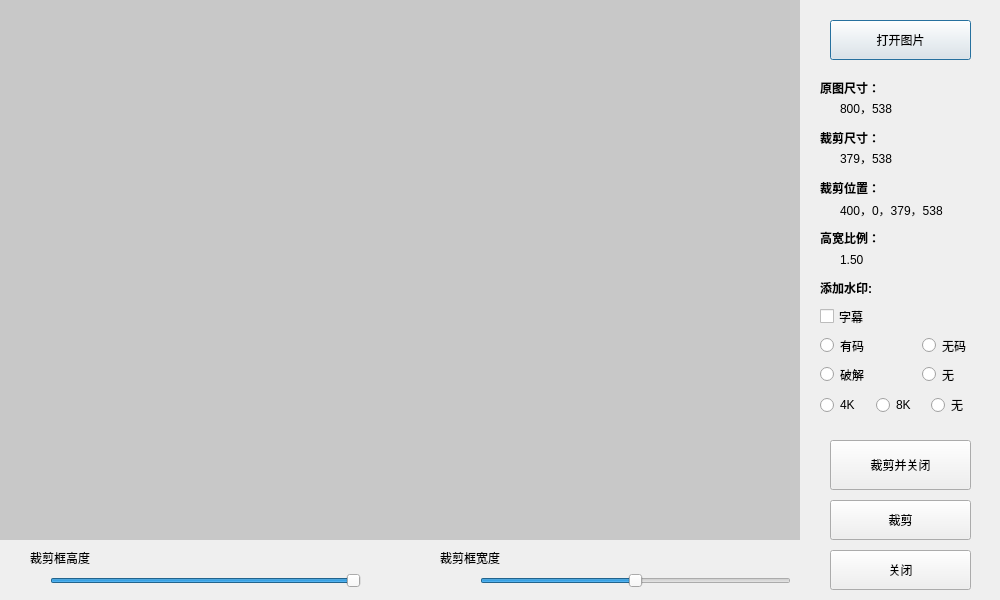
<?xml version="1.0" encoding="UTF-8"?>
<ui version="4.0">
    <class>Dialog_cut_poster</class>
    <widget class="QDialog" name="Dialog_cut_poster">
        <property name="geometry">
            <rect>
                <x>0</x>
                <y>0</y>
                <width>1000</width>
                <height>600</height>
            </rect>
        </property>
        <property name="windowTitle">
            <string>封面图片裁剪</string>
        </property>
        <widget class="QWidget" name="widget_cutimage" native="true">
            <property name="geometry">
                <rect>
                    <x>0</x>
                    <y>0</y>
                    <width>800</width>
                    <height>540</height>
                </rect>
            </property>
            <property name="autoFillBackground">
                <bool>false</bool>
            </property>
            <property name="styleSheet">
                <string notr="true">background-color: rgb(200, 200, 200);</string>
            </property>
            <widget class="QLabel" name="label_backgroud_pic">
                <property name="geometry">
                    <rect>
                        <x>0</x>
                        <y>0</y>
                        <width>800</width>
                        <height>540</height>
                    </rect>
                </property>
                <property name="text">
                    <string/>
                </property>
                <property name="alignment">
                    <set>Qt::AlignCenter</set>
                </property>
            </widget>
        </widget>
        <widget class="QWidget" name="widget" native="true">
            <property name="geometry">
                <rect>
                    <x>800</x>
                    <y>0</y>
                    <width>200</width>
                    <height>600</height>
                </rect>
            </property>
            <widget class="QLabel" name="label_2">
                <property name="geometry">
                    <rect>
                        <x>20</x>
                        <y>280</y>
                        <width>131</width>
                        <height>16</height>
                    </rect>
                </property>
                <property name="font">
                    <font>
                        <weight>75</weight>
                        <bold>true</bold>
                    </font>
                </property>
                <property name="text">
                    <string>添加水印:</string>
                </property>
            </widget>
            <widget class="QPushButton" name="pushButton_open_pic">
                <property name="geometry">
                    <rect>
                        <x>30</x>
                        <y>20</y>
                        <width>141</width>
                        <height>40</height>
                    </rect>
                </property>
                <property name="text">
                    <string>打开图片</string>
                </property>
            </widget>
            <widget class="QLabel" name="label_3">
                <property name="geometry">
                    <rect>
                        <x>20</x>
                        <y>80</y>
                        <width>131</width>
                        <height>16</height>
                    </rect>
                </property>
                <property name="font">
                    <font>
                        <weight>75</weight>
                        <bold>true</bold>
                    </font>
                </property>
                <property name="text">
                    <string>原图尺寸：</string>
                </property>
            </widget>
            <widget class="QLabel" name="label">
                <property name="geometry">
                    <rect>
                        <x>20</x>
                        <y>230</y>
                        <width>59</width>
                        <height>16</height>
                    </rect>
                </property>
                <property name="font">
                    <font>
                        <weight>75</weight>
                        <bold>true</bold>
                    </font>
                </property>
                <property name="text">
                    <string>高宽比例：1.5</string>
                </property>
            </widget>
            <widget class="QLabel" name="label_origin_size">
                <property name="geometry">
                    <rect>
                        <x>40</x>
                        <y>100</y>
                        <width>91</width>
                        <height>16</height>
                    </rect>
                </property>
                <property name="text">
                    <string>800，538</string>
                </property>
            </widget>
            <widget class="QLabel" name="label_5">
                <property name="geometry">
                    <rect>
                        <x>20</x>
                        <y>130</y>
                        <width>131</width>
                        <height>16</height>
                    </rect>
                </property>
                <property name="font">
                    <font>
                        <weight>75</weight>
                        <bold>true</bold>
                    </font>
                </property>
                <property name="text">
                    <string>裁剪尺寸：</string>
                </property>
            </widget>
            <widget class="QLabel" name="label_cut_size">
                <property name="geometry">
                    <rect>
                        <x>40</x>
                        <y>150</y>
                        <width>91</width>
                        <height>16</height>
                    </rect>
                </property>
                <property name="text">
                    <string>379，538</string>
                </property>
            </widget>
            <widget class="QLabel" name="label_cut_postion">
                <property name="geometry">
                    <rect>
                        <x>40</x>
                        <y>200</y>
                        <width>131</width>
                        <height>20</height>
                    </rect>
                </property>
                <property name="text">
                    <string>400，0，379，538</string>
                </property>
            </widget>
            <widget class="QLabel" name="label_7">
                <property name="geometry">
                    <rect>
                        <x>20</x>
                        <y>180</y>
                        <width>131</width>
                        <height>16</height>
                    </rect>
                </property>
                <property name="font">
                    <font>
                        <weight>75</weight>
                        <bold>true</bold>
                    </font>
                </property>
                <property name="text">
                    <string>裁剪位置：</string>
                </property>
            </widget>
            <widget class="QLabel" name="label_cut_ratio">
                <property name="geometry">
                    <rect>
                        <x>40</x>
                        <y>250</y>
                        <width>111</width>
                        <height>20</height>
                    </rect>
                </property>
                <property name="text">
                    <string>1.50</string>
                </property>
            </widget>
            <widget class="QPushButton" name="pushButton_cut_close">
                <property name="geometry">
                    <rect>
                        <x>30</x>
                        <y>440</y>
                        <width>141</width>
                        <height>50</height>
                    </rect>
                </property>
                <property name="text">
                    <string>裁剪并关闭</string>
                </property>
            </widget>
            <widget class="QPushButton" name="pushButton_cut">
                <property name="geometry">
                    <rect>
                        <x>30</x>
                        <y>500</y>
                        <width>141</width>
                        <height>40</height>
                    </rect>
                </property>
                <property name="text">
                    <string>裁剪</string>
                </property>
            </widget>
            <widget class="QPushButton" name="pushButton_close">
                <property name="geometry">
                    <rect>
                        <x>30</x>
                        <y>550</y>
                        <width>141</width>
                        <height>40</height>
                    </rect>
                </property>
                <property name="text">
                    <string>关闭</string>
                </property>
            </widget>
            <widget class="QWidget" name="gridLayoutWidget">
                <property name="geometry">
                    <rect>
                        <x>20</x>
                        <y>305</y>
                        <width>300</width>
                        <height>81</height>
                    </rect>
                </property>
                <layout class="QGridLayout" name="gridLayout">
                    <item row="2" column="1">
                        <widget class="QRadioButton" name="radioButton_add_no">
                            <property name="text">
                                <string>无</string>
                            </property>
                        </widget>
                    </item>
                    <item row="1" column="1">
                        <widget class="QRadioButton" name="radioButton_add_uncensored">
                            <property name="text">
                                <string>无码</string>
                            </property>
                        </widget>
                    </item>
                    <item row="1" column="0">
                        <widget class="QRadioButton" name="radioButton_add_censored">
                            <property name="text">
                                <string>有码</string>
                            </property>
                        </widget>
                    </item>
                    <item row="1" column="2">
                        <widget class="QRadioButton" name="radioButton_add_leak">
                            <property name="text">
                                <string>流出</string>
                            </property>
                        </widget>
                    </item>
                    <item row="2" column="0">
                        <widget class="QRadioButton" name="radioButton_add_umr">
                            <property name="text">
                                <string>破解</string>
                            </property>
                        </widget>
                    </item>
                    <item row="0" column="0">
                        <widget class="QCheckBox" name="checkBox_add_sub">
                            <property name="text">
                                <string>字幕</string>
                            </property>
                        </widget>
                    </item>
                </layout>
            </widget>
            <widget class="QWidget" name="">
                <property name="geometry">
                    <rect>
                        <x>20</x>
                        <y>390</y>
                        <width>161</width>
                        <height>31</height>
                    </rect>
                </property>
                <layout class="QHBoxLayout" name="horizontalLayout">
                    <item>
                        <widget class="QRadioButton" name="radioButton_add_4k">
                            <property name="text">
                                <string>4K</string>
                            </property>
                        </widget>
                    </item>
                    <item>
                        <widget class="QRadioButton" name="radioButton_add_8k">
                            <property name="text">
                                <string>8K</string>
                            </property>
                        </widget>
                    </item>
                    <item>
                        <widget class="QRadioButton" name="radioButton_add_no_2">
                            <property name="text">
                                <string>无</string>
                            </property>
                        </widget>
                    </item>
                </layout>
            </widget>
        </widget>
        <widget class="QWidget" name="widget_2" native="true">
            <property name="geometry">
                <rect>
                    <x>0</x>
                    <y>540</y>
                    <width>800</width>
                    <height>60</height>
                </rect>
            </property>
            <property name="styleSheet">
                <string notr="true"/>
            </property>
            <widget class="QPushButton" name="pushButton_to_cut_2">
                <property name="geometry">
                    <rect>
                        <x>30</x>
                        <y>520</y>
                        <width>141</width>
                        <height>61</height>
                    </rect>
                </property>
                <property name="text">
                    <string>确定裁剪</string>
                </property>
            </widget>
            <widget class="QSlider" name="horizontalSlider_right">
                <property name="geometry">
                    <rect>
                        <x>480</x>
                        <y>30</y>
                        <width>311</width>
                        <height>21</height>
                    </rect>
                </property>
                <property name="maximum">
                    <number>10000</number>
                </property>
                <property name="singleStep">
                    <number>1</number>
                </property>
                <property name="value">
                    <number>5000</number>
                </property>
                <property name="orientation">
                    <enum>Qt::Horizontal</enum>
                </property>
            </widget>
            <widget class="QSlider" name="horizontalSlider_left">
                <property name="geometry">
                    <rect>
                        <x>50</x>
                        <y>31</y>
                        <width>311</width>
                        <height>20</height>
                    </rect>
                </property>
                <property name="maximum">
                    <number>10000</number>
                </property>
                <property name="singleStep">
                    <number>1</number>
                </property>
                <property name="value">
                    <number>10000</number>
                </property>
                <property name="orientation">
                    <enum>Qt::Horizontal</enum>
                </property>
            </widget>
            <widget class="QLabel" name="label_4">
                <property name="geometry">
                    <rect>
                        <x>30</x>
                        <y>10</y>
                        <width>141</width>
                        <height>16</height>
                    </rect>
                </property>
                <property name="text">
                    <string>裁剪框高度</string>
                </property>
            </widget>
            <widget class="QLabel" name="label_6">
                <property name="geometry">
                    <rect>
                        <x>440</x>
                        <y>10</y>
                        <width>131</width>
                        <height>16</height>
                    </rect>
                </property>
                <property name="text">
                    <string>裁剪框宽度</string>
                </property>
            </widget>
            <zorder>pushButton_to_cut_2</zorder>
            <zorder>label_4</zorder>
            <zorder>label_6</zorder>
            <zorder>horizontalSlider_right</zorder>
            <zorder>horizontalSlider_left</zorder>
        </widget>
    </widget>
    <resources/>
    <connections/>
</ui>
